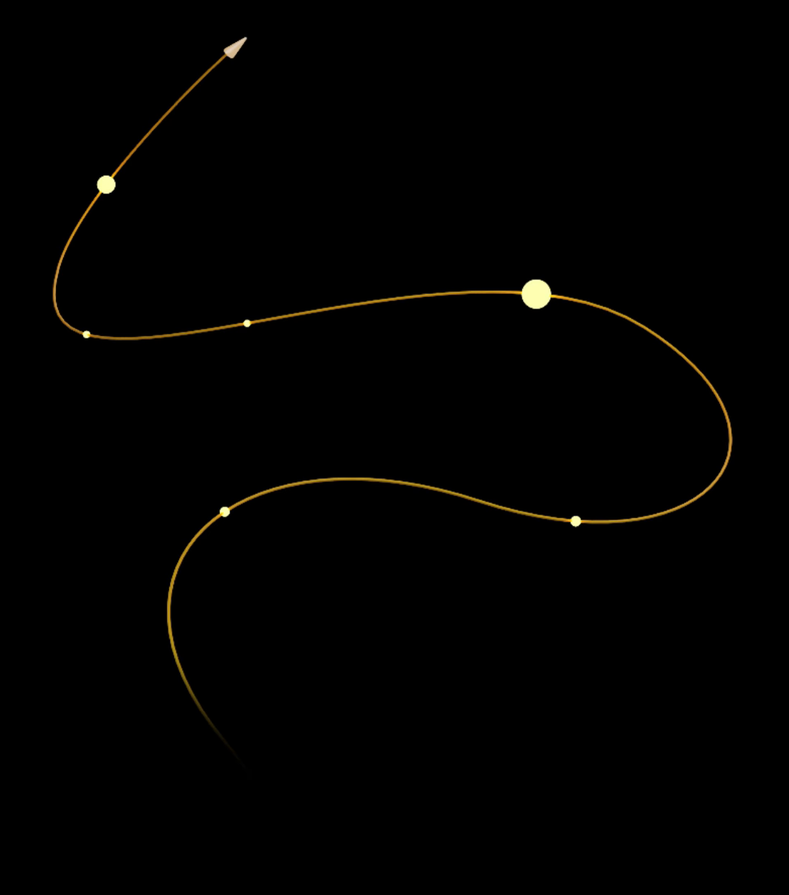
#> input picture assets/videos/frames/frame_0001.png, 789 x 895 px, shrunk from 1100 x 1248 before the run; its folder holds only this picture in this run
$ python remove_bg.py
#> lines starting #> are read from the running program, lines starting #| are printed output that depends on the picture; after the words box and inside, x2 and y2 are one past the last pixel; in counts of white or black regions, pixels touching at a corner belong together
import cv2
import numpy as np
import os

input_folder = "frames"
output_folder = "frames_no_bg"

os.makedirs(output_folder, exist_ok=True)

for filename in os.listdir(input_folder):
    if filename.endswith(".png"):
        img_path = os.path.join(input_folder, filename)
        img = cv2.imread(img_path)
#> img is the input picture: shape (895, 789, 3); mean B, G, R 0.6, 1.5, 1.8

        # حول الصورة إلى رمادية
        gray = cv2.cvtColor(img, cv2.COLOR_BGR2GRAY)

        # اعمل threshold لعزل الخلفية السوداء
        _, alpha = cv2.threshold(gray, 10, 255, cv2.THRESH_BINARY)
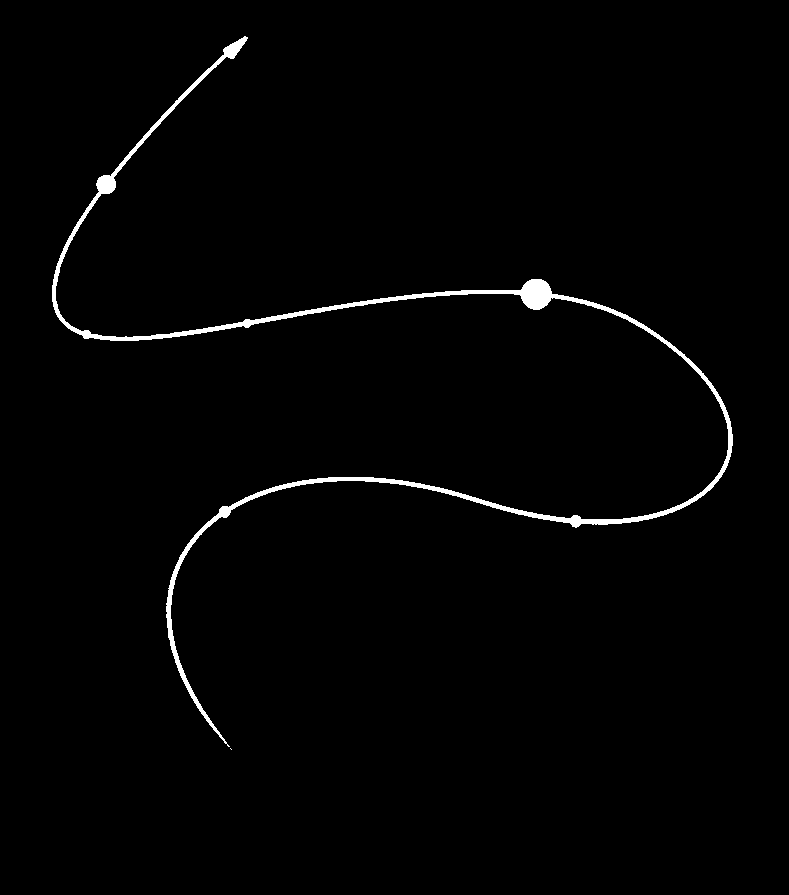
#> alpha: shape (895, 789); 1.4% white; 2 white regions (1 under 20 px), largest, box (x1, y1, x2, y2) and area: (52, 36, 733, 747) 9668

        # أضف قناة شفافية بناءً على threshold
        b, g, r = cv2.split(img)
        rgba = cv2.merge([b, g, r, alpha])

        out_path = os.path.join(output_folder, filename)
        cv2.imwrite(out_path, rgba)

print("✅ Done! كل الصور اتعملها خلفية شفافة في:", output_folder)
